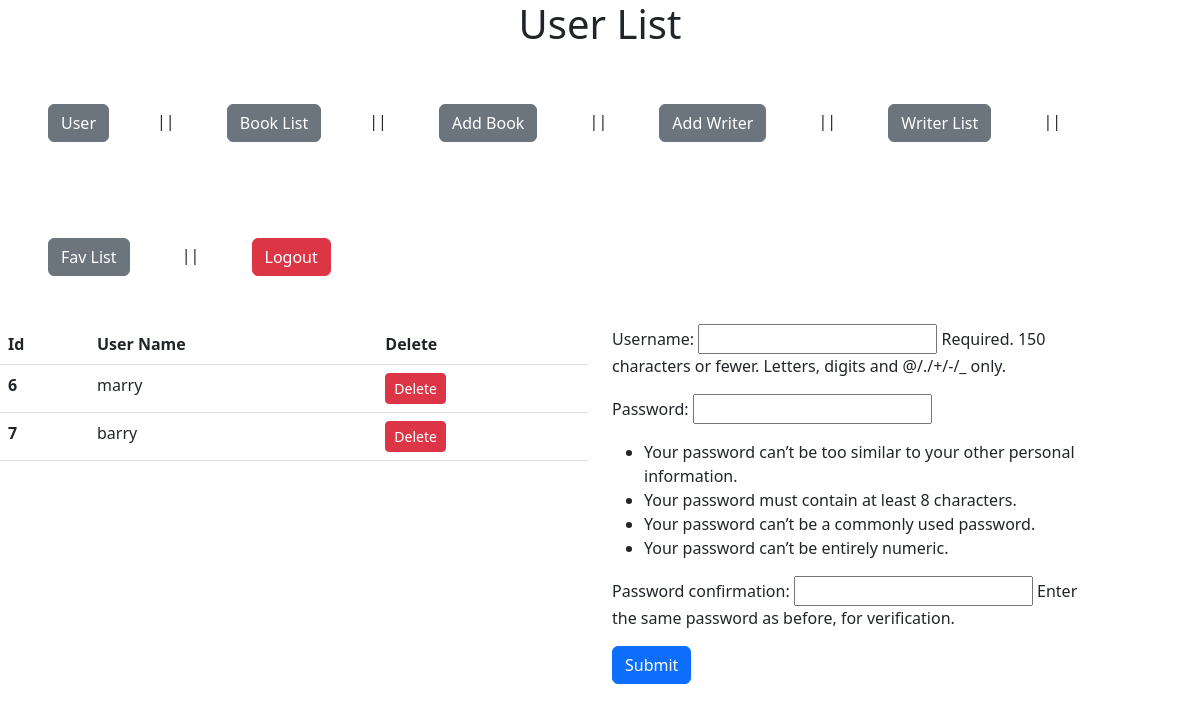
The page /user/ (signed in) on the database its author committed.
### book/models.py (models this page shows, shortened)
class Users(models.Model):
    user_name=models.CharField(max_length=20)
    password=models.CharField(max_length=16)

### book/views.py (the view)
# urls.py: path("user/",views.user,name='user'),
@login_required(login_url='login')
def user(request):
    context={'users':Users.objects.all()}
    context['form']=UserCreationForm()
    if request.method == "POST":
        form=UserCreationForm(request.POST)
        if form.is_valid():
            form.save()
        else:
            return render(request, 'user/user.html',{'users':Users.objects.all(),'form':form})
    return render(request, 'user/user.html',context)

### templates/user/user.html (shortened to what this page needs)
{% extends 'main.html' %} {% block context %}
<h1 class="text-center">User List</h1>
{% include 'nav.html' %}
<div class="row">
  <div class="col-6">
    <table class="table">
      <thead>
        <tr>
          <th scope="col">Id</th>
          <th scope="col">User Name</th>
          <th scope="col">Delete</th>
        </tr>
      </thead>
      <tbody>
        {% for user in users %}
        <tr>
          <th scope="row">{{user.id}}</th>
          <td>{{user.user_name}}</td>
          <td>
            <a
              class="btn btn-sm btn-danger"
              href="{% url 'deleteUser' user.id%}"
              >Delete</a
            >
          </td>
        </tr>
        {% endfor %}
      </tbody>
    </table>
  </div>
  <div class="col-5">
    <form action="" method="post">
       {{form.as_p}}
      <button type="submit" class="btn btn-primary">Submit</button>
    </form>
  </div>
</div>
{% endblock context %}

### rows shown on the page
Users: id "6", user_name "marry"
Users: id "7", user_name "barry"
